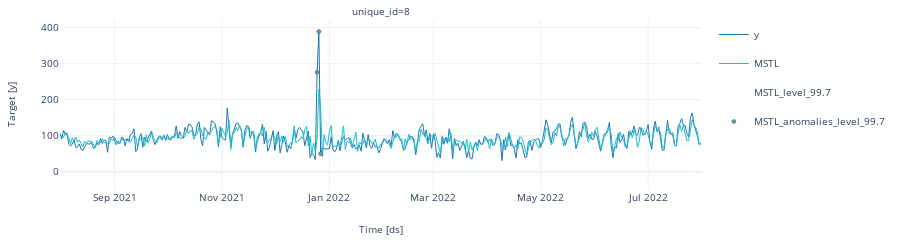

The cell this chart's notebook holds for it:
### Code cell
plot_series(forecasts_df=insample_forecasts, level=levels, plot_anomalies=True, engine='plotly')

### Figure 1 — Plotly figure (JSON) as saved in the notebook; plotly's stock layout.template omitted (floating-point values rounded to 4 significant figures; data arrays with more than 128 entries replaced by an {"elided": "..."} marker saying what was removed)
{"data": [{"legendgroup": "y", "line": {"color": "#1f77b4", "width": 1}, "mode": "lines", "name": "y", "showlegend": true, "type": "scatter", "x": {"elided": "365 str values"}, "xaxis": "x", "y": {"elided": "365 float values"}, "yaxis": "y"}, {"legendgroup": "MSTL", "line": {"color": "#17becf", "width": 1}, "mode": "lines", "name": "MSTL", "showlegend": true, "type": "scatter", "x": {"elided": "365 str values"}, "xaxis": "x", "y": {"elided": "365 float values"}, "yaxis": "y"}, {"fill": "toself", "fillcolor": "#17becf", "legendgroup": "MSTL_level_99.7", "line": {"color": "#17becf", "width": 1}, "mode": "lines", "name": "MSTL_level_99.7", "opacity": 0.003, "showlegend": true, "type": "scatter", "x": {"elided": "730 str values"}, "xaxis": "x", "y": {"elided": "730 float values"}, "yaxis": "y"}, {"fillcolor": "#17becf", "legendgroup": "MSTL_anomalies_level_99.7", "line": {"color": "#17becf", "width": 0.7}, "marker": {"line": {"color": "red", "width": 0.5}, "size": 4}, "mode": "markers", "name": "MSTL_anomalies_level_99.7", "opacity": 0.997, "showlegend": true, "type": "scatter", "x": ["2021-12-25T00:00:00.000000000", "2021-12-26T00:00:00.000000000", "2021-12-27T00:00:00.000000000"], "xaxis": "x", "y": [276.0, 389.0, 50.0], "yaxis": "y"}], "layout": {"annotations": [{"font": {"size": 10}, "showarrow": false, "text": "unique_id=8", "x": 0.5, "xanchor": "center", "xref": "paper", "y": 1, "yanchor": "bottom", "yref": "paper"}, {"font": {"size": 10}, "showarrow": false, "text": "Time [ds]", "x": 0.5, "xanchor": "center", "xref": "paper", "y": 0, "yanchor": "top", "yref": "paper", "yshift": -30}, {"font": {"size": 10}, "showarrow": false, "text": "Target [y]", "textangle": -90, "x": 0, "xanchor": "right", "xref": "paper", "xshift": -40, "y": 0.5, "yanchor": "middle", "yref": "paper"}], "autosize": true, "font": {"size": 10}, "height": 200, "margin": {"b": 50, "l": 60, "r": 10, "t": 20}, "xaxis": {"anchor": "y", "domain": [0, 1], "showticklabels": true, "visible": true}, "yaxis": {"anchor": "x", "domain": [0, 1]}}}
